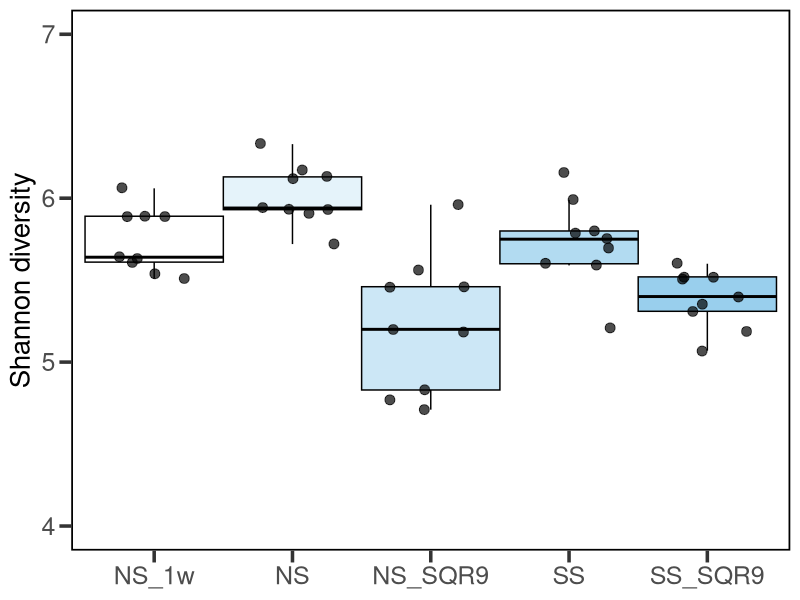

Write the R code that produced this figure. (Note: this script raises an error after producing the figure.)
## ---- chunk 1
# === Load required packages ===
library(ggplot2)
library(dplyr)
library(ggpubr)

# === Import data ===
df <- read.csv("Figure 2/Shannon/Shannon_gyrA.csv")

# Preserve the order of factor levels
df$richness <- factor(df$richness, levels = unique(df$richness))


# Color palette option 2: 99CFED tones
my_colors <- c("#ffffff", "#e5f3fa", "#cce7f6", "#b2dbf1", "#99cfed")

# === Plot boxplot without significance annotations ===
p <- ggplot(df, aes(x = richness, y = Shannon)) +
  geom_boxplot(aes(fill = richness), width = 1, outlier.shape = NA, color = "black") +
  geom_jitter(size = 3, alpha = 0.7, color = "black", width = 0.3) +
  scale_fill_manual(values = my_colors) +
  scale_color_manual(values = my_colors) +
  theme_bw(base_size = 14) +
  theme(
    legend.position = "none",
    axis.title.x = element_blank(),
    axis.title.y = element_text(size = 20, face = "plain"),
    axis.text = element_text(size = 18),
    panel.border = element_rect(color = "black", linewidth = 1.2, fill = NA),
    axis.ticks = element_line(linewidth = 1.2),
    axis.ticks.length = unit(0.3, "cm"),
    panel.grid.major = element_blank(),
    panel.grid.minor = element_blank()
  ) +
  labs(y = "Shannon diversity") +
  ylim(4, 7)

# === Save figure as PDF ===
# 检查根目录下是否有 output 文件夹，没有则创建一个
if (!dir.exists(here("output"))) {
  dir.create(here("output"), recursive = TRUE)
}

# 保存 PDF 到 根目录/output/ 文件夹中
ggsave(
  filename = here("output", "Shannon_gyrA.pdf"), 
  plot = p, 
  device = "pdf", 
  width = 8, 
  height = 6, 
  units = "in"
)

# 打印一条成功消息
message("图片已成功保存至: ", here("output", "Shannon_gyrA.pdf"))
